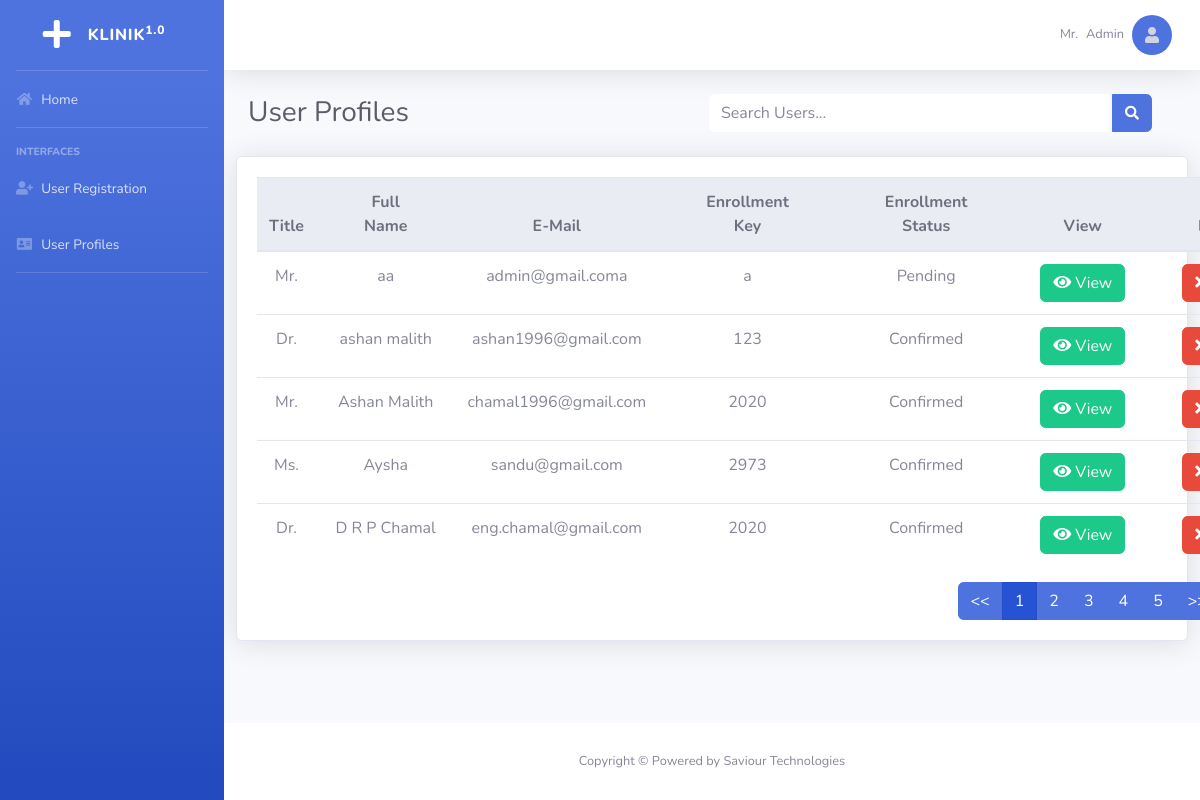
/admin/userProfiles.php (signed in), run on the app's committed database.
### tables this page shows
CREATE TABLE `user` (
  `id` int(11) NOT NULL,
  `name` varchar(150) NOT NULL,
  `email` varchar(100) NOT NULL,
  `password` varchar(64) NOT NULL,
  `title` enum('Dr.','Ms.','Mrs.','Mr.') NOT NULL,
  `nic` varchar(15) NOT NULL,
  `staff_id` varchar(15) DEFAULT NULL,
  `address` varchar(200) NOT NULL,
  `user_type` enum('Admin','Doctor','Assistant') NOT NULL,
  `contact_no` int(15) NOT NULL,
  `enrollment_key` varchar(10) DEFAULT NULL,
  `user_enroll_status` enum('Pending','Confirmed','Deleted') DEFAULT NULL,
  `slmc_no` varchar(15) DEFAULT NULL,
  `is_deleted` enum('yes') DEFAULT NULL,
  `last_login` datetime DEFAULT NULL
);

### admin/queries/get_user_profile_list.php (the view, shortened to what this page needs)
<?php
    $connection = mysqli_connect("localhost","root","","kdb");
    if(isset($_GET['page']))
    {
        $page = $_GET['page'];
    }
    else
    {
        $page = 1;
    }
    $num_per_page = 5;
    $start_from = ($page-1)*5;
    $query = "SELECT id,title,name,email,enrollment_key,user_enroll_status FROM user WHERE is_deleted IS Null AND user_type!='Admin' ORDER BY name LIMIT $start_from,$num_per_page";
    $result_set = mysqli_query($connection,$query);
    if(mysqli_num_rows($result_set)){
    	while ($record = mysqli_fetch_assoc($result_set))
        {
    		$table .= '<tr>';
    		$table .= '<td style="text-align:center;">'. $record['title'] . '</td>';
    		$table .= '<td style="text-align:center;">'. $record['name'] . '</td>';
    		$table .= '<td style="text-align:center;">'. $record['email'] . '</td>';
    		$table .= '<td style="text-align:center;">'. $record['enrollment_key'] . '</td>';
    		$table .= '<td style="text-align:center;">'. $record['user_enroll_status'] . '</td>';
    		$table .= '<td style="text-align:center;"><form action="userViewProfile.php?id='.$record['id'].'" method="post"><button type="submit" name="view_profile_btn" class="btn btn-success"><i class="fas fa-eye"></i> View </button> </form> </td>';
            $table .= '<td style="text-align:center;"><button data-toggle="modal" data-target="#deleteModal'.$record['id'].'" type="submit" name="delete_user" class="btn btn-danger"><i class="fas fa-times"></i> Delete </button></td>
                    <div class="modal fade" id="deleteModal'.$record['id'].'" tabindex="-1" role="dialog" aria-labelledby="exampleModalLabel" aria-hidden="true">
                        <div class="modal-dialog" role="document">
                            <div class="modal-content">
                                <div class="modal-header">
                                    <h5 class="modal-title" id="exampleModalLabel">Are You Sure.?</h5>
                                    <button class="close" type="button" data-dismiss="modal" aria-label="yes">
                                        <span aria-hidden="true">×</span>
                                    </button>
                                </div>
                                <div class="modal-body">This user will be deleted permanently from the system.</div>
                            <div class="modal-footer">
                                <a class="btn btn-danger" href="queries/delete_user.php?id='.$record['id'].'&page='.$page.'">Delete</a>
                                <button class="btn btn-secondary" type="button" data-dismiss="modal">Cancel</button>
                            </div>
                        </div>
                    </div>
                    </div>';
    		$table .= '</tr>';
    	}
        $table .= '</table>';
        echo $table;
    }
?>

### admin/includes/header.php (shortened to what this page needs)
<!DOCTYPE html>
<html lang="en">
<head>
  <link href="vendor/fontawesome-free/css/all.min.css" rel="stylesheet" type="text/css">
  <link href="css/admin.min.css" rel="stylesheet">
</head>
<body id="page-top">
  <div id="wrapper">

### admin/includes/navbar.php (shortened to what this page needs)
<ul class="navbar-nav bg-gradient-primary sidebar sidebar-dark accordion" id="accordionSidebar">
<a class="sidebar-brand d-flex align-items-center justify-content-center" style="color:white">
  <div class="sidebar-brand-icon">
    <i class="fas fa-plus"></i>
  </div>
  <div class="sidebar-brand-text mx-3">KLINIK<sup>1.0</sup></div>
</a>
<hr class="sidebar-divider my-0">
<li class="nav-item">
  <a class="nav-link" href="home.php">
    <i class="fas fa-fw fa-home"></i>
    <span>Home</span></a>
</li>
<hr class="sidebar-divider">
<div class="sidebar-heading">
  Interfaces
</div>
<li class="nav-item">
  <a class="nav-link" href="userRegistration.php">
    <i class="fas fa-fw fa-user-plus"></i>
    <span>User Registration</span></a>
</li>
<li class="nav-item">
  <a class="nav-link" href="userProfiles.php">
    <i class="fas fa-fw fa-address-card"></i>
    <span>User Profiles</span></a>
</li>
<hr class="sidebar-divider">
<div class="text-center d-none d-md-inline">
</div>
</ul>
    <div id="content-wrapper" class="d-flex flex-column">
      <div id="content">
      <?php include('topnavbar.php');?>

### admin/includes/topnavbar.php (shortened to what this page needs)
<nav class="navbar navbar-expand navbar-light bg-white topbar mb-4 static-top shadow">
<ul class="navbar-nav ml-auto">
  <li class="nav-item dropdown no-arrow">
    <a class="nav-link dropdown-toggle" href="#" id="userDropdown" role="button" data-toggle="dropdown" aria-haspopup="true" aria-expanded="false">
      <?php
      $title='<span class="mr-2 d-none d-lg-inline text-gray-600 small">'.$_SESSION['title'].'</span>';
      $name='<span class="mr-2 d-none d-lg-inline text-gray-600 small">'.$_SESSION['name'].'</span>';
      echo "{$title}{$name}";
      ?>
      <div class="icon-circle bg-primary">
            <i class="fas fa-user"></i>
      </div>
    </a>
  </li>
</ul>
</nav>

### admin/userProfiles.php (shortened to what this page needs)
<?php
include('includes/header.php');
include('includes/navbar.php');
?>
  <div class="container-fluid">
    <div class="d-sm-flex align-items-center justify-content-between mb-4">
      <h1 class="h3 mb-0 text-gray-800">User Profiles</h1>
        <form class="d-none d-sm-inline-block form-inline mr-4 ml-md-auto my-2 my-md-0 mw-100 navbar-search" action="queries/search_users.php" method="post">
            <div class="input-group">
              <input type="text" class="form-control border-0 small" style="width: 400px; background: #ffffff;" placeholder="Search Users..." aria-label="Search" aria-describedby="basic-addon2" name="search_this">
              <div class="input-group-append">
                <button class="btn btn-primary ml-1" type="submit" name="search_users">
                  <i class="fas fa-search fa-sm"></i>
                </button>
              </div>
            </div>
        </form>
    </div>
    <div class="row">
    <div class="card shadow mx-auto">
     <div class="card-body">
        <div>
    <?php
        $table = '<table class="table">';
        $table .= '<thead class="thead-light"><tr><th scope="col" class="col-px-5" style="width: 60px; text-align:center;">Title</th><th scope="col" class="px-5" style="width: 180px; text-align:center;">Full Name</th><th scope="col" class="px-5" style="width: 180px; text-align:center;">E-Mail</th><th scope="col" class="px-5" style="width: 210px; text-align:center;">Enrollment Key</th><th scope="col" class="px-5" style="width: 240px; text-align:center;">Enrollment Status</th><th scope="col" class="px-5" style="width: 60px; text-align:center;">View</th><th scope="col" class="px-5" style="width: 60px; text-align:center;">Deletes</th></tr></thead>';
        $no_results = False;
        if(isset($_GET['search']))
        {
          include('queries/search_users2.php');
        }
        else
        {
          include('queries/get_user_profile_list.php');
        }
    ?>
    </div>
    <div class="row">
      <div class="col-9"></div>
      <div class="col-3 btn-group btn-group-toggle">
        <?php
          if(isset($_GET['search']))
          {
              $connection = mysqli_connect("localhost","root","","kdb");
              $queryTotal = "SELECT * FROM user WHERE is_deleted IS Null AND user_type!='Admin' AND (name LIKE '%{$search}%' OR email LIKE '%{$search}%')";
              $resultTotal = mysqli_query($connection,$queryTotal);
              $totalRecord = mysqli_num_rows($resultTotal);
              $totalPages = ceil($totalRecord/$num_per_page);
              $_SESSION['totalRecord'] = $totalRecord;
              if ($totalRecord>5)
              {
                if($page>1)
                {
                  echo "<a href='userProfiles.php?search=".$search."&page=".($page-1)."' class='btn btn-primary'><<</a>";
                }
                else
                {
                  echo "<a href=# class='btn btn-primary'><<</a>";
                }
                for($i=1;$i<$totalPages;$i++)
                {
                  if($page==$i)
                  {
                    echo "<a href='userProfiles.php?search=".$search."&page=".$i."' class='btn btn-primary active'>".$i."</a>";
                  }
                  else
                  {
                    echo "<a href='userProfiles.php?search=".$search."&page=".$i."' class='btn btn-primary'>".$i."</a>";
                  }
                }
                    echo "<a href='userProfiles.php?search=".$search."&page=".($i)."' class='btn btn-primary'>".($i)."</a>";
                if($i>$page)
                {
                  echo "<a href='userProfiles.php?search=".$search."&page=".($page+1)."' class='btn btn-primary'>>></a>";
                }
                else
                {
                  echo "<a href=# class='btn btn-primary'>>></a>";
                }
              }
          }
          elseif($no_results==True)
          {
            $no_results = False;
          }
          else
          {
              $connection = mysqli_connect("localhost","root","","kdb");
              $queryTotal = "SELECT * from user WHERE is_deleted IS Null AND user_type!='Admin'";
              $resultTotal = mysqli_query($connection,$queryTotal);
              $totalRecord = mysqli_num_rows($resultTotal);
              $totalPages = ceil($totalRecord/$num_per_page);
              if ($totalRecord>5)
              {
                  if($page>1)
                {
                  echo "<a href='userProfiles.php?page=".($page-1)."' class='btn btn-primary'><<</a>";
                }
                else
                {
                  echo "<a href=# class='btn btn-primary'><<</a>";
                }
                for($i=1;$i<$totalPages;$i++)
                {
                  if($page==$i)
                  {
                    echo "<a href='userProfiles.php?page=".$i."' class='btn btn-primary active'>".$i."</a>";
                  }
                  else
                  {
                    echo "<a href='userProfiles.php?page=".$i."' class='btn btn-primary'>".$i."</a>";
                  }
                }
                    echo "<a href='userProfiles.php?page=".($i)."' class='btn btn-primary'>".($i)."</a>";
                if($i>$page)
                {
                  echo "<a href='userProfiles.php?page=".($page+1)."' class='btn btn-primary'>>></a>";
                }
                else
                {
                  echo "<a href=# class='btn btn-primary'>>></a>";
                }
              }
          }
        ?>
      </div>
    </div>
    </div>
    </div>
    </div>
  </div>
</div>
<?php
include('includes/footer.php');
?>

### admin/includes/footer.php
      <footer class="sticky-footer bg-white">
        <div class="container my-auto">
          <div class="copyright text-center my-auto">
            <span>Copyright &copy; Powered by Saviour Technologies</span>
          </div>
        </div>
      </footer>
    </div>
</body>
</html>

### data on the page
user: title "Mr.", name "aa", email "admin@gmail.coma", enrollment_key "a", user_enroll_status "Pending"
user: title "Dr.", name "ashan malith", email "ashan1996@gmail.com", enrollment_key "123", user_enroll_status "Confirmed"
user: title "Mr.", name "Ashan Malith", email "chamal1996@gmail.com", enrollment_key "2020", user_enroll_status "Confirmed"
user: title "Ms.", name "Aysha", email "sandu@gmail.com", enrollment_key "2973", user_enroll_status "Confirmed"
user: title "Dr.", name "D R P Chamal", email "eng.chamal@gmail.com", enrollment_key "2020", user_enroll_status "Confirmed"

### other printed values
$_SESSION['title'] "Mr."
$_SESSION['name'] "Admin"
$i "5"
